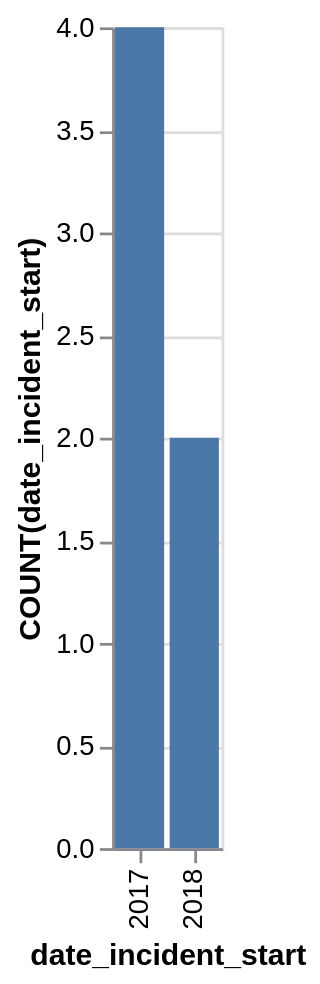

Write a Vega-Lite specification for this figure.
### Vega-Lite specification from a JSON file in a GitHub repository (floating-point values rounded to 4 significant figures)
{"data": {"values": [{"x_data": "2017", "y_data": 4}, {"x_data": "2018", "y_data": 2}]}, "mark": "bar", "encoding": {"x": {"field": "x_data", "type": "nominal", "title": "date_incident_start", "sort": {"op": "sum", "field": "y_data", "order": "descending"}}, "y": {"field": "y_data", "type": "quantitative", "title": "COUNT(date_incident_start)"}}}
